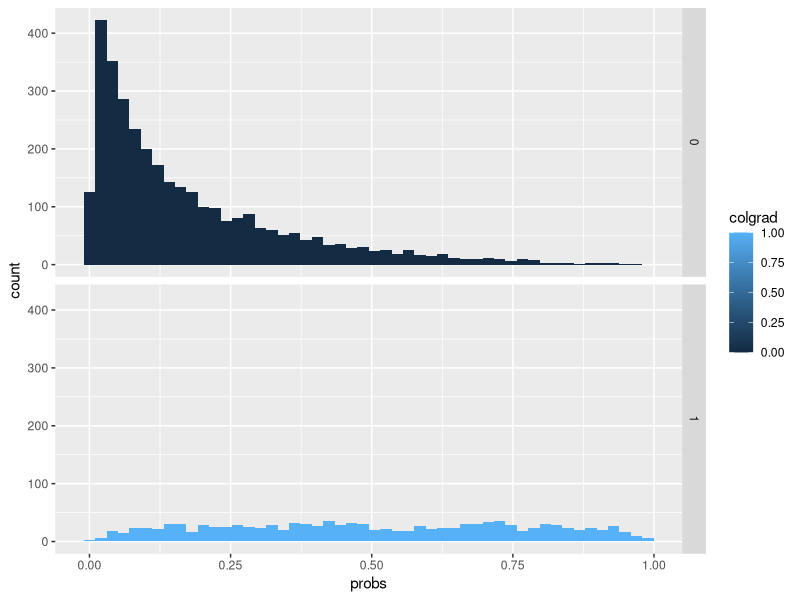
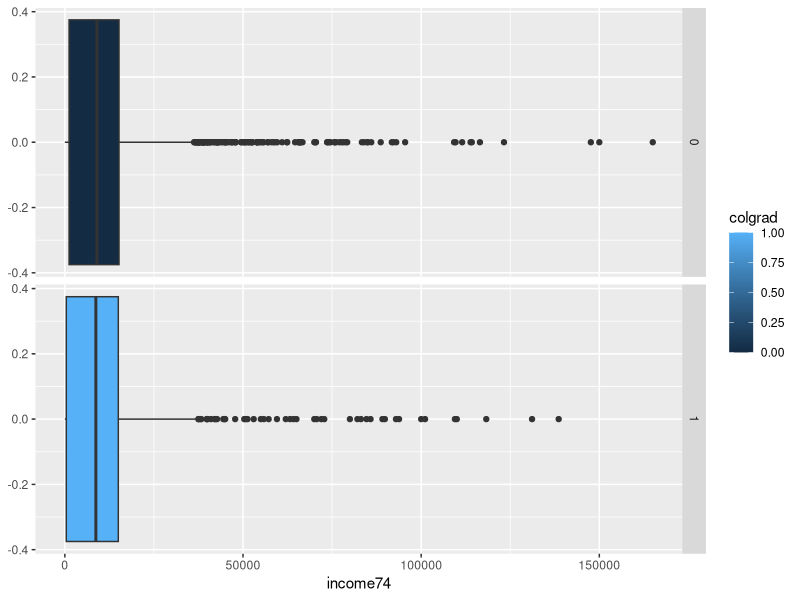

Recreate these plots in R, in order.
## ---- chunk 1
library(caret)
library(haven)
library(tidyverse)
library(forcats)
library(MASS)
library(glmnet)
library(fastDummies)
library(ggplot2)
## ---- chunk 2
wls <- read_dta("wls_subset.dta")
wls_1 <- wls %>% 
  filter(edyr64 > 0) %>%          # keep non-negative years of schooling
  filter(!is.na(yrer74i1)) %>%    # remove missing earnings
  filter(yrer74i1 >= 0)           # keep non-negative earnings

wls_2 <- wls_1 %>% 
  mutate(colgrad = as.integer(edyr64 >= 16), # treatment: college graduate or not
         eduyears = edyr64) %>%      
  
  rename(sex = sexrsp,
         hs_type = hsdm57,
         hs_rank = hsrscorq,
         hs_opinion = hsntrstq,
         hs_size = hssize,
         hs_col_prep = colprepq,
         hs_merit = nameritq,
         hs_col_exam = cebexamq,
         parent_op_col = parencq,
         dad_edu = edfa57q,
         mom_edu = edmo57q,
         family_income57 = pi5760,
         dad_farmer = ocf357)

wls_clean <- wls_2 %>% 
  # -1 means "don't know", -3 means "refused"
  mutate(hs_rank = na_if(hs_rank, -3),
         hs_opinion = na_if(hs_opinion, -3),
         hs_merit = na_if(hs_merit, -3),
         hs_col_exam = na_if(hs_col_exam, -3),
         hs_col_prep = na_if(hs_col_prep, -3),
         dad_edu = na_if(dad_edu, -3),
         dad_edu = na_if(dad_edu, -1),
         mom_edu = na_if(mom_edu, -3),
         mom_edu = na_if(mom_edu, -1),
         family_income57 = na_if(family_income57, -3)) %>% 
  
  # log_transform earnings
  mutate(income74 = yrer74i1 * 100,
         family_income57 = family_income57 * 100,
         log_income74 = log(income74 + 1),
         log_family_income57 = log(family_income57 + 1)) %>% 
  
  mutate(sex = recode(as.character(sex), 
                      "1" = "Male", 
                      "2" = "Female"),
         hs_type = recode(as.character(hs_type), 
                          "1" = "Catholic",
                          "2" = "Private-Other",
                          "3" = "Public"),
         hs_opinion = recode(as.character(hs_opinion),
                             "1" = "Positive",
                             "2" = "Negative",
                             "3" = "Indifferent"),
         hs_merit = recode(as.character(hs_merit),
                           "1" = "Yes",
                           "2" = "No"),
         hs_col_exam = recode(as.character(hs_col_exam),
                              "1" = "Yes",
                              "2" = "No"),
         hs_col_prep = recode(as.character(hs_col_prep),
                              "1" = "Yes",
                              "2" = "No"),
         parent_op_col = recode(as.character(parent_op_col),
                                "1" = "YesCollege",
                                "2" = "NoCollege",
                                "3" = "DontCare",
                                "4" = "StrongNoCollege",
                                .default = NA_character_),
         dad_farmer = recode(as.character(dad_farmer),
                             "1" = "No",
                             "2" = "Yes",
                             "3" = "Yes",
                             "4" = "Yes",
                             "5" = "Yes")) %>% 
  
  mutate(colgrad = factor(colgrad, levels = c(0, 1), labels = c("No", "Yes")),
         sex = factor(sex),
         hs_type = factor(hs_type),
         hs_opinion = factor(hs_opinion),
         hs_merit = factor(hs_merit),
         hs_col_exam = factor(hs_col_exam),
         hs_col_prep = factor(hs_col_prep),
         parent_op_col = factor(parent_op_col),
         dad_farmer = factor(dad_farmer)) %>% 
  
  mutate(parent_op_col_simple = case_when(parent_op_col == "YesCollege" ~ "SupportCollege",
                                   parent_op_col == "NoCollege" ~ "AgainstCollege",
                                   parent_op_col == "StrongNoCollege" ~ "AgainstCollege",
                                   parent_op_col == "DontCare" ~ "Neutral",
                                   TRUE ~ NA_character_),
         parent_op_col_simple = factor(parent_op_col_simple)) %>%
  drop_na(everything())

wls_analysis <- wls_clean %>% 
  dplyr::select(colgrad, sex, 
         hs_rank, hs_size, hs_type,  
         dad_edu, mom_edu, dad_farmer, 
          log_family_income57) %>%
  drop_na(everything())

# standardized versions of continuous covariates
#wls_analysis <- wls_analysis %>% 
#  mutate(hs_rank_z = as.numeric(scale(hs_rank)),
#         hs_size_z = as.numeric(scale(hs_size)),
#         dad_edu_z = as.numeric(scale(dad_edu)),
#         mom_edu_z = as.numeric(scale(mom_edu)),
#         log_family_income57_z = as.numeric(scale(log_family_income57))) %>% 
#  dplyr::select(-mom_edu, -dad_edu, -hs_size, -hs_rank,-log_family_income57) %>%
#  drop_na(everything())

## ---- chunk 3
#wls_analysis <- wls_analysis %>% mutate(across(where(is.numeric), scale))
## ---- chunk 4
set.seed(67)
grid <- data.frame(alpha = seq(0,1,length=300), lambda = seq(0,.1, length=300))
inTrain <- createDataPartition(y = wls_analysis$colgrad, p = .8, list = FALSE)
training <- wls_analysis[inTrain,]
testing <- wls_analysis[-inTrain,]
train_control <- trainControl(method = "cv", number = 5, repeats = 4, classProbs=TRUE, summaryFunction = twoClassSummary)
model_basic <- train(colgrad ~ . , data = training, method = "glmnet", trControl = train_control, preProcess = "scale", metric = "ROC", tuneGrid=grid)



## ---- chunk 5
# lambda and alpha parameters chosen from cross validation
l <- model_basic$bestTune[1,2]
a <-  model_basic$bestTune[1,1]

#train data
sc_wls <- training %>% 
  mutate(across(where(is.numeric), scale)) %>%
  dummy_cols(remove_most_frequent_dummy = TRUE, remove_selected_columns = TRUE) %>%
  rename(colgrad = colgrad_Yes)
X_wls <- sc_wls %>%
  dplyr::select(-colgrad) %>%
  as.matrix()
Y_wls <- sc_wls %>%
  dplyr::select(colgrad) %>%
  as.matrix()

#test data
te_wls <- testing %>% 
  mutate(across(where(is.numeric), scale))  %>% 
  dummy_cols(remove_most_frequent_dummy = TRUE, remove_selected_columns = TRUE) %>%
  rename(colgrad = colgrad_Yes)
X_te <- te_wls %>%
  dplyr::select(-colgrad) %>%
  as.matrix()
Y_te <- te_wls %>%
  dplyr::select(colgrad) %>%
  as.matrix()

#trained model
fit <- glmnet(x=X_wls, y=Y_wls, family = "binomial", alpha = a, lambda = l)

#test predictions
c <- predict(fit, X_te, type = 'class') %>%
  as.numeric()

#Test dataccuracy score
mean(c == Y_te)
## ---- chunk 6
#overall data
wls <- wls_analysis%>% 
  mutate(across(where(is.numeric), scale))  %>% 
  dummy_cols(remove_most_frequent_dummy = TRUE, remove_selected_columns = TRUE) %>%
  rename(colgrad = colgrad_Yes)

Xwls <- wls %>%
  dplyr::select(-colgrad) %>%
  as.matrix()
Ywls <- wls %>%
  dplyr::select(colgrad) %>%
  as.matrix()

#Model
fit <- glmnet(x=Xwls, y=Ywls, family = "binomial", alpha = a, lambda = l)

#probablities of someone being a college grad.
probs <- predict(fit, Xwls, type = 'response') 

final_matrix <- cbind(Xwls, Ywls, probs) %>% 
  as.data.frame() %>%
  rename(probs = s0) %>%
  mutate(prop_weights = if_else(colgrad == "Yes", probs, 1-probs)) %>%
  cbind(income74 = wls_clean$income74)  %>%
  mutate(colgrad = if_else(colgrad == "Yes", 1, 0))

final_data <- probs %>%
  as.data.frame() %>%
  cbind(wls_analysis) %>%
  rename(probs = s0) %>%
  mutate(prop_weights = if_else(colgrad == "Yes", probs, 1-probs)) %>%
  sort_by(probs)%>%
  cbind(income74 = wls_clean$income74)  %>%
  mutate(colgrad = if_else(colgrad == "Yes", 1, 0))
## ---- chunk 7
# ipw estimate before removing one single outlier
ipw <- mean(((final_data$colgrad * final_data$income74)/(final_data$prop_weights))-(((1-final_data$colgrad) * final_data$income74)/(final_data$prop_weights)))

ipw
## ---- chunk 8
# sipw estimate before removing one single outlier
numer_1 <- sum((final_data$colgrad * final_data$income74)/(final_data$prop_weights))
denom_1 <- sum(final_data$colgrad/final_data$prop_weights)
numer_0 <- sum(((1-final_data$colgrad) * final_data$income74)/(final_data$prop_weights))
denom_0 <- sum((1-final_data$colgrad)/final_data$prop_weights)
sipw <- (numer_1/denom_1)-(numer_0/denom_0)

sipw
## ---- chunk 9
#removing a single outlier in terms of income 
final_matrix <- cbind(Xwls, Ywls, probs) %>% 
  as.data.frame() %>%
  rename(probs = s0) %>%
  mutate(prop_weights = if_else(colgrad == "Yes", probs, 1-probs)) %>%
  cbind(income74 = wls_clean$income74) %>%
  filter(income74 != max(income74))

final_data <- final_data %>%
  filter(income74 != max(income74))

## ---- chunk 10
# ipw estimate after removing one single outlier
ipw <- mean(((final_data$colgrad * final_data$income74)/(final_data$prop_weights))-(((1-final_data$colgrad) * final_data$income74)/(final_data$prop_weights)))

ipw
## ---- chunk 11
# sipw estimate after removing one single outlier
numer_1 <- sum((final_data$colgrad * final_data$income74)/(final_data$prop_weights))
denom_1 <- sum(final_data$colgrad/final_data$prop_weights)
numer_0 <- sum(((1-final_data$colgrad) * final_data$income74)/(final_data$prop_weights))
denom_0 <- sum((1-final_data$colgrad)/final_data$prop_weights)
sipw <- (numer_1/denom_1)-(numer_0/denom_0)

sipw
## ---- chunk 12
# Checking overlap assumption
ggplot(final_data, aes(x = probs, fill = colgrad)) +
  geom_histogram(bins = 50) +
  facet_grid(colgrad~.)
## ---- chunk 13
#showing income outliers
ggplot(final_data, aes(x = income74, fill = colgrad)) +
  geom_boxplot() +
  facet_grid(colgrad~.)
